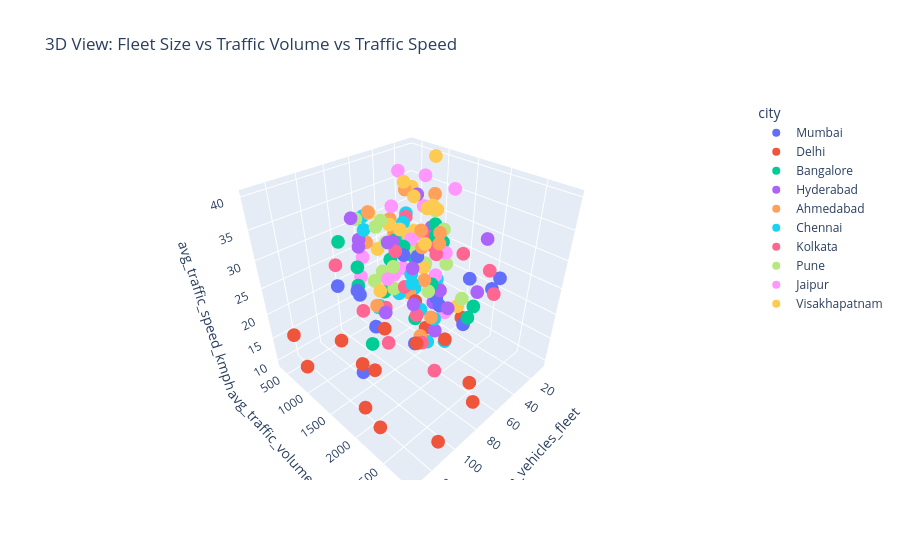

This figure's notebook cell:
### Markdown cell above
### 3.8 3D Scatter Plot — Fleet size, traffic volume, and speed by city

### Code cell
fig = px.scatter_3d(
    df, x="num_vehicles_fleet", y="avg_traffic_volume_per_hr", z="avg_traffic_speed_kmph",
    color="city", hover_data=["area_id"],
    title="3D View: Fleet Size vs Traffic Volume vs Traffic Speed"
)
fig.show()

### Figure 1 — Plotly figure (JSON) as saved in the notebook; plotly's stock layout.template omitted (floating-point values rounded to 4 significant figures)
{"data": [{"customdata": [["mum_andheri"], ["mum_bandra"], ["mum_dadar"], ["mum_colaba"], ["mum_powai"], ["mum_borivali"], ["mum_malad"], ["mum_chembur"], ["mum_worli"], ["mum_juhu"], ["mum_thane"], ["mum_kurla"], ["mum_ghatkopar"], ["mum_vikhroli"], ["mum_mulund"], ["mum_goregaon"], ["mum_santacruz"]], "hovertemplate": "city=Mumbai<br>num_vehicles_fleet=%{x}<br>avg_traffic_volume_per_hr=%{y}<br>avg_traffic_speed_kmph=%{z}<br>area_id=%{customdata[0]}<extra></extra>", "legendgroup": "Mumbai", "marker": {"color": "#636efa", "symbol": "circle"}, "mode": "markers", "name": "Mumbai", "scene": "scene", "showlegend": true, "type": "scatter3d", "x": [83, 17, 15, 15, 43, 26, 41, 93, 94, 62, 14, 105, 26, 70, 101, 105, 45], "y": [1946, 1114, 1696, 2084, 1200, 509, 2033, 1170, 1475, 1326, 563, 1444, 2326, 526, 937, 1428, 1666], "z": [18.5, 13.5, 21.0, 21.2, 25.8, 24.9, 16.9, 24.0, 20.0, 28.7, 21.0, 27.9, 26.0, 18.5, 25.2, 11.7, 18.9]}, {"customdata": [["del_connaught_place"], ["del_karol_bagh"], ["del_dwarka"], ["del_rohini"], ["del_saket"], ["del_vasant_kunj"], ["del_lajpat_nagar"], ["del_janakpuri"], ["del_pitampura"], ["del_mayur_vihar"], ["del_chandni_chowk"], ["del_hauz_khas"], ["del_punjabi_bagh"], ["del_rajouri_garden"], ["del_greater_kailash"], ["del_preet_vihar"], ["del_shahdara"]], "hovertemplate": "city=Delhi<br>num_vehicles_fleet=%{x}<br>avg_traffic_volume_per_hr=%{y}<br>avg_traffic_speed_kmph=%{z}<br>area_id=%{customdata[0]}<extra></extra>", "legendgroup": "Delhi", "marker": {"color": "#EF553B", "symbol": "circle"}, "mode": "markers", "name": "Delhi", "scene": "scene", "showlegend": true, "type": "scatter3d", "x": [25, 107, 93, 125, 94, 132, 129, 111, 123, 55, 68, 84, 67, 64, 35, 20, 130], "y": [1754, 1479, 638, 2175, 1642, 965, 2304, 2869, 1892, 1399, 2692, 1998, 2595, 2110, 1234, 1177, 678], "z": [14.2, 14.3, 10.6, 22.1, 20.8, 13.6, 12.8, 12.0, 11.5, 19.4, 9.8, 19.1, 13.0, 17.7, 9.5, 24.7, 17.7]}, {"customdata": [["blr_koramangala"], ["blr_indiranagar"], ["blr_whitefield"], ["blr_jayanagar"], ["blr_hsr_layout"], ["blr_electronic_city"], ["blr_marathahalli"], ["blr_malleswaram"], ["blr_btm_layout"], ["blr_rajajinagar"], ["blr_yelahanka"], ["blr_jp_nagar"], ["blr_hebbal"], ["blr_rt_nagar"], ["blr_banashankari"], ["blr_mg_road"], ["blr_bellandur"]], "hovertemplate": "city=Bangalore<br>num_vehicles_fleet=%{x}<br>avg_traffic_volume_per_hr=%{y}<br>avg_traffic_speed_kmph=%{z}<br>area_id=%{customdata[0]}<extra></extra>", "legendgroup": "Bangalore", "marker": {"color": "#00cc96", "symbol": "circle"}, "mode": "markers", "name": "Bangalore", "scene": "scene", "showlegend": true, "type": "scatter3d", "x": [24, 38, 54, 92, 59, 23, 23, 34, 59, 75, 37, 13, 45, 60, 86, 57, 87], "y": [1932, 2053, 746, 1135, 1477, 745, 1152, 1492, 1263, 672, 1414, 783, 1512, 1024, 611, 1043, 1209], "z": [17.7, 18.0, 17.2, 28.7, 16.8, 21.2, 29.8, 29.1, 29.6, 20.6, 30.2, 18.8, 22.3, 26.1, 29.9, 29.4, 13.3]}, {"customdata": [["hyd_banjara_hills"], ["hyd_jubilee_hills"], ["hyd_gachibowli"], ["hyd_madhapur"], ["hyd_secunderabad"], ["hyd_kukatpally"], ["hyd_ameerpet"], ["hyd_begumpet"], ["hyd_dilsukhnagar"], ["hyd_lb_nagar"], ["hyd_kondapur"], ["hyd_miyapur"], ["hyd_uppal"], ["hyd_malakpet"], ["hyd_somajiguda"], ["hyd_manikonda"], ["hyd_attapur"]], "hovertemplate": "city=Hyderabad<br>num_vehicles_fleet=%{x}<br>avg_traffic_volume_per_hr=%{y}<br>avg_traffic_speed_kmph=%{z}<br>area_id=%{customdata[0]}<extra></extra>", "legendgroup": "Hyderabad", "marker": {"color": "#ab63fa", "symbol": "circle"}, "mode": "markers", "name": "Hyderabad", "scene": "scene", "showlegend": true, "type": "scatter3d", "x": [54, 10, 70, 68, 13, 71, 80, 19, 47, 18, 65, 31, 82, 69, 33, 17, 65], "y": [1964, 1857, 492, 577, 898, 1666, 1435, 1091, 1635, 702, 1190, 1426, 1396, 587, 537, 1875, 1566], "z": [21.5, 29.1, 32.1, 28.4, 27.2, 29.1, 33.2, 12.5, 13.5, 33.1, 30.7, 18.8, 20.6, 27.2, 25.0, 19.5, 21.1]}, {"customdata": [["ahd_navrangpura"], ["ahd_satellite"], ["ahd_vastrapur"], ["ahd_maninagar"], ["ahd_bopal"], ["ahd_paldi"], ["ahd_chandkheda"], ["ahd_naranpura"], ["ahd_thaltej"], ["ahd_ghatlodia"], ["ahd_bodakdev"], ["ahd_ellisbridge"], ["ahd_nikol"], ["ahd_vejalpur"], ["ahd_sabarmati"], ["ahd_ranip"], ["ahd_gota"]], "hovertemplate": "city=Ahmedabad<br>num_vehicles_fleet=%{x}<br>avg_traffic_volume_per_hr=%{y}<br>avg_traffic_speed_kmph=%{z}<br>area_id=%{customdata[0]}<extra></extra>", "legendgroup": "Ahmedabad", "marker": {"color": "#FFA15A", "symbol": "circle"}, "mode": "markers", "name": "Ahmedabad", "scene": "scene", "showlegend": true, "type": "scatter3d", "x": [39, 51, 37, 7, 59, 70, 70, 36, 29, 39, 57, 45, 63, 68, 19, 77, 32], "y": [717, 1417, 529, 982, 508, 855, 1968, 589, 676, 1208, 1831, 1626, 1713, 1752, 1057, 1107, 817], "z": [26.0, 32.4, 29.3, 13.8, 26.7, 34.7, 21.9, 26.8, 34.7, 27.2, 32.7, 32.4, 26.4, 16.3, 34.6, 19.4, 14.7]}, {"customdata": [["chn_t_nagar"], ["chn_adyar"], ["chn_anna_nagar"], ["chn_velachery"], ["chn_mylapore"], ["chn_nungambakkam"], ["chn_tambaram"], ["chn_porur"], ["chn_guindy"], ["chn_perambur"], ["chn_kodambakkam"], ["chn_chromepet"], ["chn_ambattur"], ["chn_besant_nagar"], ["chn_nanganallur"], ["chn_royapettah"], ["chn_vadapalani"]], "hovertemplate": "city=Chennai<br>num_vehicles_fleet=%{x}<br>avg_traffic_volume_per_hr=%{y}<br>avg_traffic_speed_kmph=%{z}<br>area_id=%{customdata[0]}<extra></extra>", "legendgroup": "Chennai", "marker": {"color": "#19d3f3", "symbol": "circle"}, "mode": "markers", "name": "Chennai", "scene": "scene", "showlegend": true, "type": "scatter3d", "x": [63, 40, 17, 54, 58, 59, 60, 21, 52, 85, 9, 74, 42, 26, 65, 45, 58], "y": [2089, 759, 449, 588, 708, 463, 1598, 718, 1015, 1938, 972, 850, 1061, 564, 1932, 966, 1696], "z": [17.0, 15.2, 28.4, 12.6, 14.3, 31.4, 19.6, 13.9, 28.5, 29.7, 16.1, 32.0, 21.4, 24.6, 20.7, 31.2, 13.1]}, {"customdata": [["kol_salt_lake"], ["kol_park_street"], ["kol_ballygunge"], ["kol_howrah"], ["kol_behala"], ["kol_garia"], ["kol_dum_dum"], ["kol_jadavpur"], ["kol_new_town"], ["kol_tollygunge"], ["kol_alipore"], ["kol_lake_town"], ["kol_rajarhat"], ["kol_shyambazar"], ["kol_kasba"], ["kol_baguiati"], ["kol_barasat"]], "hovertemplate": "city=Kolkata<br>num_vehicles_fleet=%{x}<br>avg_traffic_volume_per_hr=%{y}<br>avg_traffic_speed_kmph=%{z}<br>area_id=%{customdata[0]}<extra></extra>", "legendgroup": "Kolkata", "marker": {"color": "#FF6692", "symbol": "circle"}, "mode": "markers", "name": "Kolkata", "scene": "scene", "showlegend": true, "type": "scatter3d", "x": [84, 18, 23, 20, 30, 22, 63, 21, 72, 47, 64, 87, 71, 59, 29, 72, 76], "y": [979, 1594, 568, 989, 2213, 1135, 963, 2200, 2093, 1028, 1602, 522, 1841, 1823, 675, 1389, 1292], "z": [18.4, 25.8, 28.7, 26.3, 27.2, 25.1, 16.2, 21.6, 12.1, 19.1, 19.0, 25.2, 16.0, 31.1, 23.6, 30.7, 12.5]}, {"customdata": [["pun_koregaon_park"], ["pun_baner"], ["pun_kothrud"], ["pun_hinjewadi"], ["pun_viman_nagar"], ["pun_aundh"], ["pun_wakad"], ["pun_hadapsar"], ["pun_camp"], ["pun_kharadi"], ["pun_shivaji_nagar"], ["pun_katraj"], ["pun_pimpri"], ["pun_chinchwad"], ["pun_magarpatta"], ["pun_warje"], ["pun_deccan"]], "hovertemplate": "city=Pune<br>num_vehicles_fleet=%{x}<br>avg_traffic_volume_per_hr=%{y}<br>avg_traffic_speed_kmph=%{z}<br>area_id=%{customdata[0]}<extra></extra>", "legendgroup": "Pune", "marker": {"color": "#B6E880", "symbol": "circle"}, "mode": "markers", "name": "Pune", "scene": "scene", "showlegend": true, "type": "scatter3d", "x": [27, 77, 47, 56, 70, 68, 32, 51, 63, 54, 21, 65, 45, 36, 27, 19, 34], "y": [1053, 1455, 555, 1655, 990, 1046, 889, 888, 1015, 528, 1278, 463, 828, 1903, 1450, 1070, 862], "z": [22.0, 28.9, 19.7, 23.1, 32.8, 33.9, 24.8, 18.4, 29.5, 18.3, 29.2, 31.4, 25.0, 20.7, 24.0, 31.7, 26.2]}, {"customdata": [["jai_c_scheme"], ["jai_malviya_nagar"], ["jai_vaishali_nagar"], ["jai_mansarovar"], ["jai_raja_park"], ["jai_jagatpura"], ["jai_tonk_road"], ["jai_bani_park"], ["jai_sanganer"], ["jai_jhotwara"], ["jai_vidhyadhar_nagar"], ["jai_civil_lines"], ["jai_ajmer_road"], ["jai_sodala"], ["jai_amer_road"], ["jai_durgapura"], ["jai_shastri_nagar"]], "hovertemplate": "city=Jaipur<br>num_vehicles_fleet=%{x}<br>avg_traffic_volume_per_hr=%{y}<br>avg_traffic_speed_kmph=%{z}<br>area_id=%{customdata[0]}<extra></extra>", "legendgroup": "Jaipur", "marker": {"color": "#FF97FF", "symbol": "circle"}, "mode": "markers", "name": "Jaipur", "scene": "scene", "showlegend": true, "type": "scatter3d", "x": [16, 21, 67, 69, 7, 10, 30, 53, 31, 42, 8, 38, 66, 41, 31, 19, 38], "y": [709, 451, 609, 1165, 649, 679, 417, 1276, 1598, 678, 457, 1647, 515, 1669, 589, 1118, 611], "z": [25.3, 17.0, 25.1, 24.1, 35.6, 30.2, 18.3, 30.4, 38.3, 32.7, 31.2, 16.4, 20.5, 28.7, 37.8, 18.9, 18.3]}, {"customdata": [["vskp_mvp_colony"], ["vskp_dwaraka_nagar"], ["vskp_seethammadhara"], ["vskp_gajuwaka"], ["vskp_old_gajuwaka"], ["vskp_madhurawada"], ["vskp_rushikonda"], ["vskp_yendada"], ["vskp_pendurthi"], ["vskp_simhachalam"], ["vskp_marripalem"], ["vskp_arilova"], ["vskp_nad_junction"], ["vskp_kancharapalem"], ["vskp_malkapuram"], ["vskp_akkayyapalem"], ["vskp_vepagunta"]], "hovertemplate": "city=Visakhapatnam<br>num_vehicles_fleet=%{x}<br>avg_traffic_volume_per_hr=%{y}<br>avg_traffic_speed_kmph=%{z}<br>area_id=%{customdata[0]}<extra></extra>", "legendgroup": "Visakhapatnam", "marker": {"color": "#FECB52", "symbol": "circle"}, "mode": "markers", "name": "Visakhapatnam", "scene": "scene", "showlegend": true, "type": "scatter3d", "x": [11, 54, 43, 64, 38, 42, 44, 36, 25, 48, 30, 60, 59, 24, 59, 7, 64], "y": [907, 1657, 370, 1114, 1273, 1108, 966, 1410, 771, 1130, 1071, 1655, 765, 1648, 1199, 372, 729], "z": [40.0, 37.7, 23.1, 33.2, 34.4, 36.1, 38.1, 34.6, 27.0, 29.8, 21.5, 32.1, 18.1, 15.9, 32.3, 32.5, 33.5]}], "layout": {"legend": {"title": {"text": "city"}, "tracegroupgap": 0}, "scene": {"domain": {"x": [0, 1], "y": [0, 1]}, "xaxis": {"title": {"text": "num_vehicles_fleet"}}, "yaxis": {"title": {"text": "avg_traffic_volume_per_hr"}}, "zaxis": {"title": {"text": "avg_traffic_speed_kmph"}}}, "title": {"text": "3D View: Fleet Size vs Traffic Volume vs Traffic Speed"}}}
